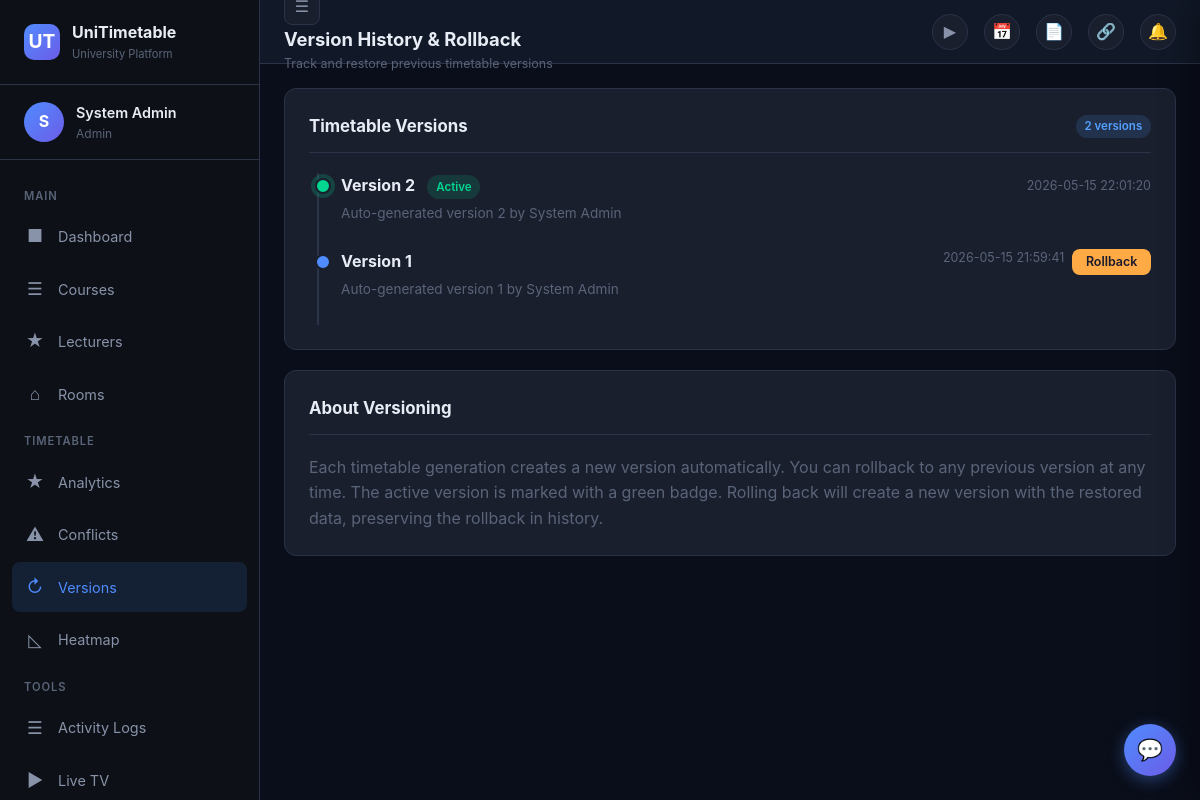
/admin/versions (signed in), run on the app's committed database.
### tables this page shows
CREATE TABLE users (
            id INTEGER PRIMARY KEY AUTOINCREMENT,
            username TEXT UNIQUE NOT NULL,
            password TEXT NOT NULL,
            role TEXT NOT NULL CHECK(role IN ('lecturer','admin','student')),
            full_name TEXT NOT NULL,
            email TEXT,
            phone TEXT,
            department_id INTEGER REFERENCES departments(id),
            is_active INTEGER DEFAULT 1,
            created_at TIMESTAMP DEFAULT CURRENT_TIMESTAMP
        );

CREATE TABLE timetable_versions (
            id INTEGER PRIMARY KEY AUTOINCREMENT,
            version_number INTEGER NOT NULL,
            created_by INTEGER REFERENCES users(id),
            created_at TIMESTAMP DEFAULT CURRENT_TIMESTAMP,
            snapshot_data TEXT NOT NULL,
            notes TEXT,
            is_active INTEGER DEFAULT 0
        );

### app.py (the view)
@app.route('/admin/versions')
@login_required
@role_required('admin')
def admin_versions():
    db = get_db()
    versions = db.execute("""
        SELECT tv.*, u.full_name as created_by_name
        FROM timetable_versions tv
        LEFT JOIN users u ON tv.created_by = u.id
        ORDER BY tv.version_number DESC
    """).fetchall()
    db.close()
    return render_template('version_history.html', versions=[dict(v) for v in versions])

### app.py (called while the page is built)
def login_required(f):
    @wraps(f)
    def decorated(*args, **kwargs):
        if 'user_id' not in session:
            if request.is_json:
                return jsonify({'error': 'Unauthorized'}), 401
            return redirect(url_for('login'))
        return f(*args, **kwargs)
    return decorated

def role_required(*roles):
    def decorator(f):
        @wraps(f)
        def decorated(*args, **kwargs):
            if session.get('role') not in roles:
                if request.is_json:
                    return jsonify({'error': 'Forbidden'}), 403
                return redirect(url_for('dashboard'))
            return f(*args, **kwargs)
        return decorated
    return decorator

def add_notification_count(context):
    if 'user_id' in session:
        context['unread_count'] = get_unread_count(session['user_id'])
    return context

@app.context_processor
def inject_globals():
    ctx = {'now': datetime.now()}
    return add_notification_count(ctx)

@app.before_request
def ensure_db():
    if not hasattr(app, '_db_initialized'):
        init_db()
        seed_data()
        app._db_initialized = True

### models.py (called while the page is built)
def get_db():
    conn = sqlite3.connect(DB_PATH, timeout=10)
    conn.row_factory = sqlite3.Row
    conn.execute("PRAGMA foreign_keys = ON")
    conn.execute("PRAGMA journal_mode=WAL")
    return conn

### notifications.py (called while the page is built)
def get_unread_count(user_id):
    db = get_db()
    row = db.execute("SELECT COUNT(*) as count FROM notifications WHERE user_id=? AND read=0", (user_id,)).fetchone()
    db.close()
    return row['count'] if row else 0

### templates/version_history.html (shortened to what this page needs)
{% extends "base.html" %}
{% block page_title %}Version History & Rollback{% endblock %}
{% block page_subtitle %}Track and restore previous timetable versions{% endblock %}
{% block content %}
<div class="card">
    <div class="card-header">
        <h3>Timetable Versions</h3>
        <span class="badge badge-info">{{ versions|length }} version{{ 's' if versions|length != 1 else '' }}</span>
    </div>
    {% if versions %}
    <div class="timeline">
        {% for v in versions %}
        <div class="timeline-item {% if v.is_active %}active{% endif %}">
            <div class="flex-between">
                <div>
                    <strong>Version {{ v.version_number }}</strong>
                    {% if v.is_active %}
                    <span class="badge badge-success" style="margin-left:0.5rem">Active</span>
                    {% endif %}
                </div>
                <div class="flex gap-1">
                    <span class="text-muted" style="font-size:0.78rem">{{ v.created_at[:19] }}</span>
                    {% if not v.is_active %}
                    <form method="POST" action="/admin/version/rollback/{{ v.id }}" style="display:inline">
                        <button type="submit" class="btn btn-sm btn-warning" onclick="return confirm('Rollback to version {{ v.version_number }}? Current timetable will be replaced.')">Rollback</button>
                    </form>
                    {% endif %}
                </div>
            </div>
            <p class="text-muted" style="font-size:0.85rem;margin-top:0.25rem">
                {{ v.notes or 'No notes' }} by {{ v.created_by_name or 'System' }}
            </p>
        </div>
        {% endfor %}
    </div>
    {% else %}
    <div class="empty-state">
        <div class="empty-icon">&#8635;</div>
        <h3>No versions yet</h3>
        <p class="text-muted">Generate the timetable to create the first version.</p>
    </div>
    {% endif %}
</div>
<div class="card">
    <div class="card-header"><h3>About Versioning</h3></div>
    <p class="text-muted">Each timetable generation creates a new version automatically. You can rollback to any previous version at any time. The active version is marked with a green badge. Rolling back will create a new version with the restored data, preserving the rollback in history.</p>
</div>
{% endblock %}

### templates/base.html (shortened to what this page needs)
<!DOCTYPE html>
<html lang="en">
<head>
    <link rel="stylesheet" href="/static/style.css">
</head>
<body>
    <div class="app-layout">
        {% if session.user_id %}
        <aside class="sidebar" id="sidebar">
            <div class="sidebar-brand">
                <div class="logo">UT</div>
                <div>
                    <h2>UniTimetable</h2>
                    <small>University Platform</small>
                </div>
            </div>
            <div class="sidebar-user">
                <div class="avatar">{{ session.full_name[:1] }}</div>
                <div class="user-info">
                    <div class="name">{{ session.full_name }}</div>
                    <div class="role">{{ session.role|title }}</div>
                </div>
            </div>
            <nav class="sidebar-nav">
                {% if session.role == 'admin' %}
                <div class="nav-section">Main</div>
                <a href="{{ url_for('dashboard') }}" class="{{ 'active' if request.endpoint == 'dashboard' }}">
                    <span class="nav-icon">&#9632;</span> Dashboard
                </a>
                <a href="{{ url_for('admin_courses') }}" class="{{ 'active' if request.endpoint == 'admin_courses' }}">
                    <span class="nav-icon">&#9776;</span> Courses
                </a>
                <a href="{{ url_for('admin_lecturers') }}" class="{{ 'active' if request.endpoint == 'admin_lecturers' }}">
                    <span class="nav-icon">&#9733;</span> Lecturers
                </a>
                <a href="{{ url_for('admin_rooms') }}" class="{{ 'active' if request.endpoint == 'admin_rooms' }}">
                    <span class="nav-icon">&#8962;</span> Rooms
                </a>
                <div class="nav-section">Timetable</div>
                <a href="{{ url_for('admin_analytics') }}" class="{{ 'active' if request.endpoint == 'admin_analytics' }}">
                    <span class="nav-icon">&#9733;</span> Analytics
                </a>
                <a href="{{ url_for('admin_conflicts') }}" class="{{ 'active' if request.endpoint == 'admin_conflicts' }}">
                    <span class="nav-icon">&#9888;</span> Conflicts
                </a>
                <a href="{{ url_for('admin_versions') }}" class="{{ 'active' if request.endpoint == 'admin_versions' }}">
                    <span class="nav-icon">&#8635;</span> Versions
                </a>
                <a href="{{ url_for('admin_heatmap') }}" class="{{ 'active' if request.endpoint == 'admin_heatmap' }}">
                    <span class="nav-icon">&#9722;</span> Heatmap
                </a>
                <div class="nav-section">Tools</div>
                <a href="{{ url_for('admin_activity_logs') }}" class="{{ 'active' if request.endpoint == 'admin_activity_logs' }}">
                    <span class="nav-icon">&#9776;</span> Activity Logs
                </a>
                <a href="{{ url_for('admin_live_tv') }}" class="{{ 'active' if request.endpoint == 'admin_live_tv' }}">
                    <span class="nav-icon">&#9654;</span> Live TV
                </a>
                {% elif session.role == 'student' %}
                <div class="nav-section">Main</div>
                <a href="{{ url_for('dashboard') }}" class="{{ 'active' if request.endpoint == 'dashboard' }}">
                    <span class="nav-icon">&#9632;</span> My Timetable
                </a>
                {% endif %}
            </nav>
        </aside>
        {% endif %}
        <div class="main-content">
            {% if session.user_id %}
            <header class="top-header">
                <div class="page-title">
                    <button class="header-btn hide-desktop" onclick="toggleSidebar()" style="margin-right:0.75rem;border-radius:var(--radius-sm);">&#9776;</button>
                    <h1>{% block page_title %}Dashboard{% endblock %}</h1>
                    <p>{% block page_subtitle %}{% endblock %}</p>
                </div>
                <div class="header-actions">
                    <button class="header-btn" onclick="toggleLiveTV()" title="Live TV Display">&#9654;</button>
                    <button class="header-btn" onclick="exportICS()" title="Export to Google Calendar">&#128197;</button>
                    <button class="header-btn" onclick="exportCSV()" title="Export to CSV">&#128196;</button>
                    <button class="header-btn" onclick="shareTimetable()" title="Share Timetable">&#128279;</button>
                    <button class="header-btn hide-mobile" onclick="toggleNotifPanel()">
                        &#128276;
                    </button>
                </div>
            </header>
            {% endif %}
            <div class="content-area">
                {% block content %}{% endblock %}
            </div>
        </div>
    </div>
    {% if session.user_id %}
    <button class="chatbot-btn" id="chatbotBtn" onclick="toggleChatbot()">&#128172;</button>
            {% set days = ['Monday','Tuesday','Wednesday','Thursday','Friday'] %}
    {% endif %}
</body>
</html>

### data on the page
users: full_name "System Admin"
timetable_versions: version_number "2", is_active "Active", created_at "2026-05-15 22:01:20", notes "Auto-generated version 2", full_name "System Admin"
timetable_versions: version_number "1", created_at "2026-05-15 21:59:41", notes "Auto-generated version 1", full_name "System Admin"

### other printed values
{{ session.full_name[:1] }} "S"
{{ session.role|title }} "Admin"
{{ versions|length }} "2"
{{ 's' if versions|length != 1 else '' }} "s"
